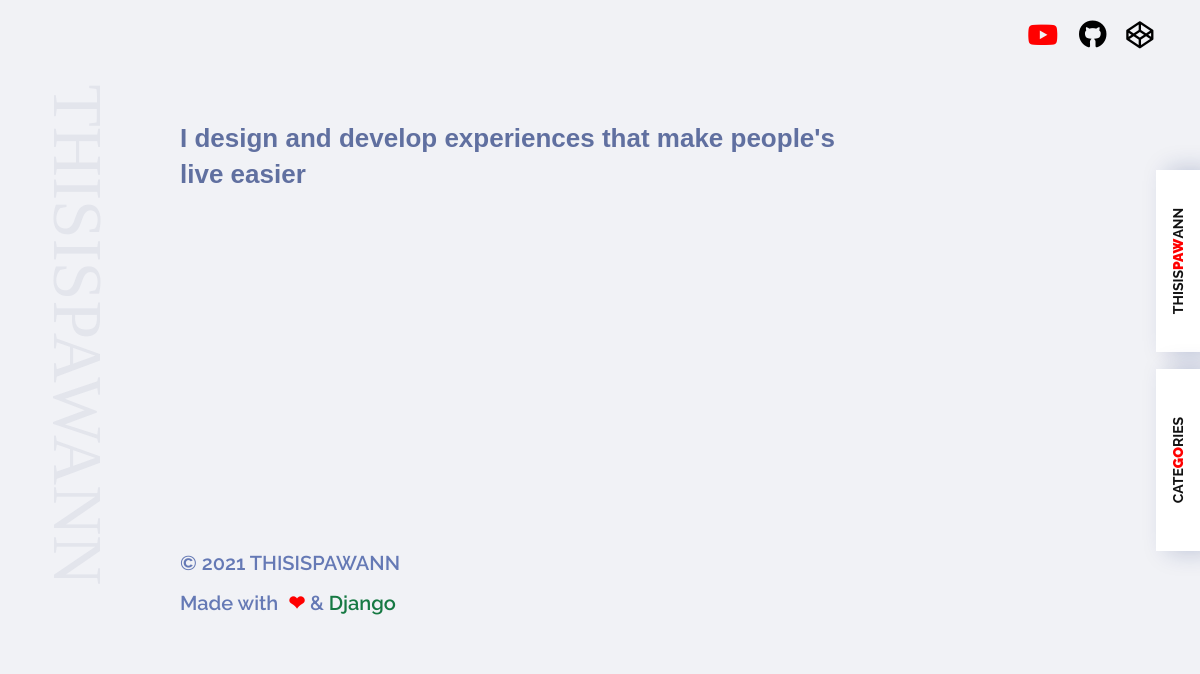
The app's page /, older data.
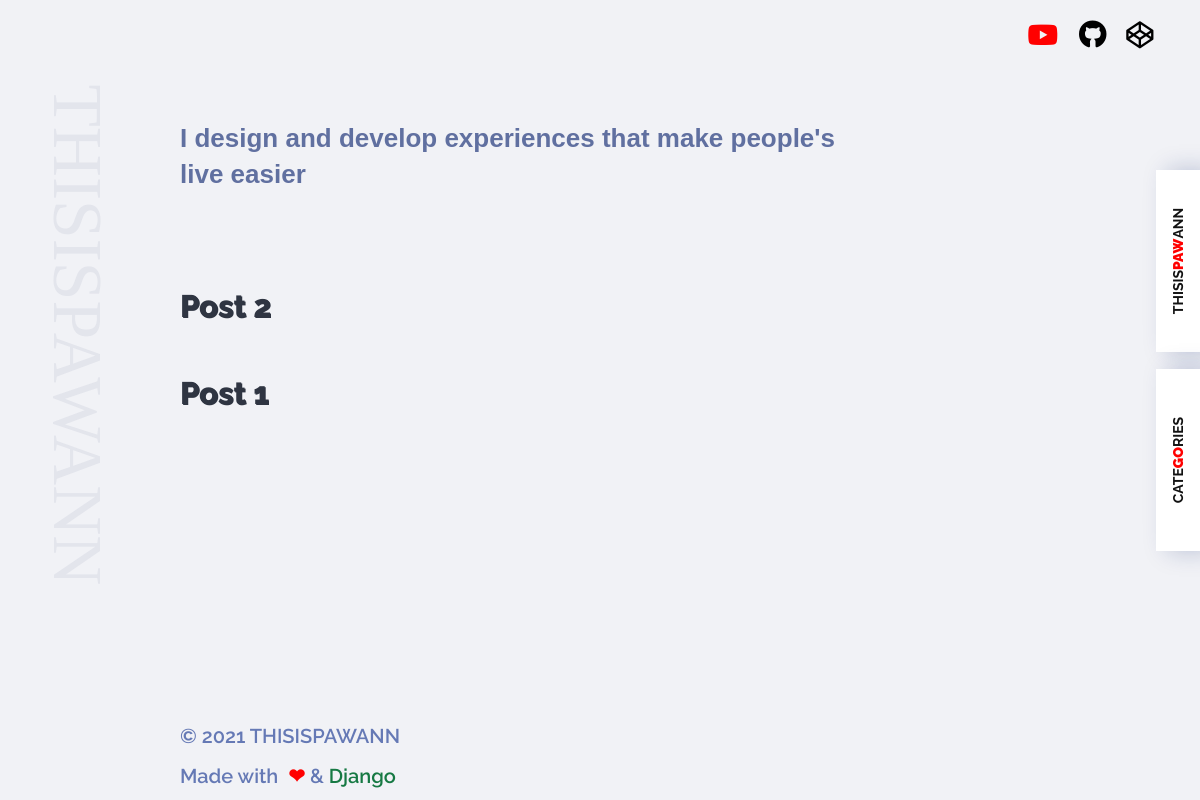
The same page, newer data.
### posts/models.py (models this page shows, shortened)
class Post(models.Model):
    class NewManager(models.Manager):
        def get_queryset(self):
            return super().get_queryset() .filter(status='published')
    options = (
        ('draft', 'Draft'),
        ('published', 'Published'),
    )
    title = models.CharField(max_length=255)
    slug = models.SlugField(max_length=255, unique_for_date='publish')
    publish = models.DateTimeField(auto_now_add=True)
    author = models.ForeignKey(User, on_delete=models.CASCADE, related_name='blog_posts')
    content = models.TextField()
    status = models.CharField(max_length=255, choices=options, default='draft')
    objects = models.Manager() #default manager
    newmanager = NewManager() #custom manager
    class Meta:
        ordering = ('-publish',)
    def get_absolute_url(self):
        return reverse('PostDetail', args=[self.slug])

### posts/views.py (the view)
# urls.py: path('', Blog, name='blog'),
def Blog(request):
    all_posts = Post.newmanager.all() #collected all data from post model
    return render(request, 'blog.html', {'posts': all_posts})

### templates/blog.html (shortened to what this page needs)
{% extends 'base.html' %} {% load static %}
{% block body %}
<a href="#0" class="category">Cate<b style="color: red">go</b>ries</a>
<nav class="menu" data-scroll-section-inview="">
  <h1 class="menu__item-h1">
    I design and develop experiences that make people's live easier
  </h1>
  {% for post in posts %}
  <a href="{{post.get_absolute_url}}" class="text-dark menu__item">
      <span class="menu__item-text"
        ><span
          class="menu__item-textinner"
          style="transform: translate(0px, 0px)"
          ><span>{{post.title}}</span></span
        ></span
      >
  </a>
  {% endfor %}
</nav>
{% endblock%}

Row changes from the older to the newer data that the page shows:
added Post: title "Post 2"
added Post: title "Post 1"
